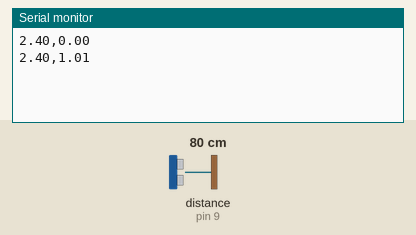
Simulated run of this sketch. Board: Arduino Uno, built with avr-gcc and run on an emulated ATmega328P. On the bench: the last lines printed to the serial monitor. Wiring (inferred from the names in the program): ultrasonic range finder: trigger pin 8; echo pin 9. The inputs (shaded band) are chosen by the test bench; at power-on: distance to the obstacle (sensor on pin 9) 80 cm. The echo pulse lasts 58.3 µs per cm.

Above: at 1.8 s.
1.9 s: distance to the obstacle (sensor on pin 9) set to 2 cm
At 2.8 s:
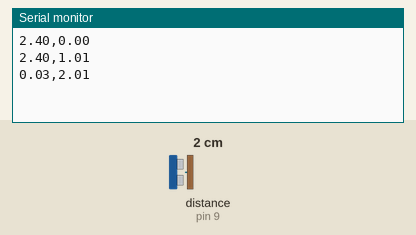
3.4 s: distance to the obstacle (sensor on pin 9) set to 4 cm
At 4.6 s:
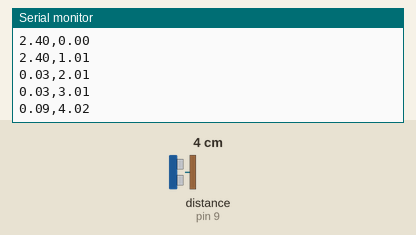
Timing chart, 0 to 6.4 s (numbered marks = the images above; inputs shaded):
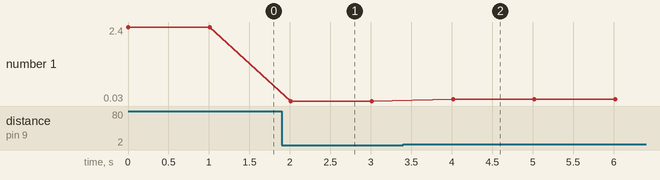

The sketch:

ultrasonic_ard_code.ino
```cpp
int trig=8;
int echo=9;
long duration;
double lengthIncm;
void setup() {
  Serial.begin(9600);
  pinMode(8,OUTPUT);
  pinMode(9,INPUT);

}

void loop() {
  digitalWrite(trig,LOW);
  delayMicroseconds(2);
  digitalWrite(trig,HIGH);
  delayMicroseconds(10);
  digitalWrite(trig,LOW);
  duration=pulseIn(echo,HIGH);
  lengthIncm=duration/58 ;
  lengthIncm*=0.03;
  Serial.print(lengthIncm);
  Serial.print(',');
  Serial.println(millis()*0.001);
  delay(1000);
}
```

Measured:
- after the input at 1.9 s, the serial monitor: prints a new line after 0.11 s (image 1)
- after the input at 3.4 s, the serial monitor: prints a new line after 0.62 s (image 2)
- plotted number 1: 2.4 → 0.03 after the input at 1.9 s, 0.03 → 0.09 after the input at 3.4 s
